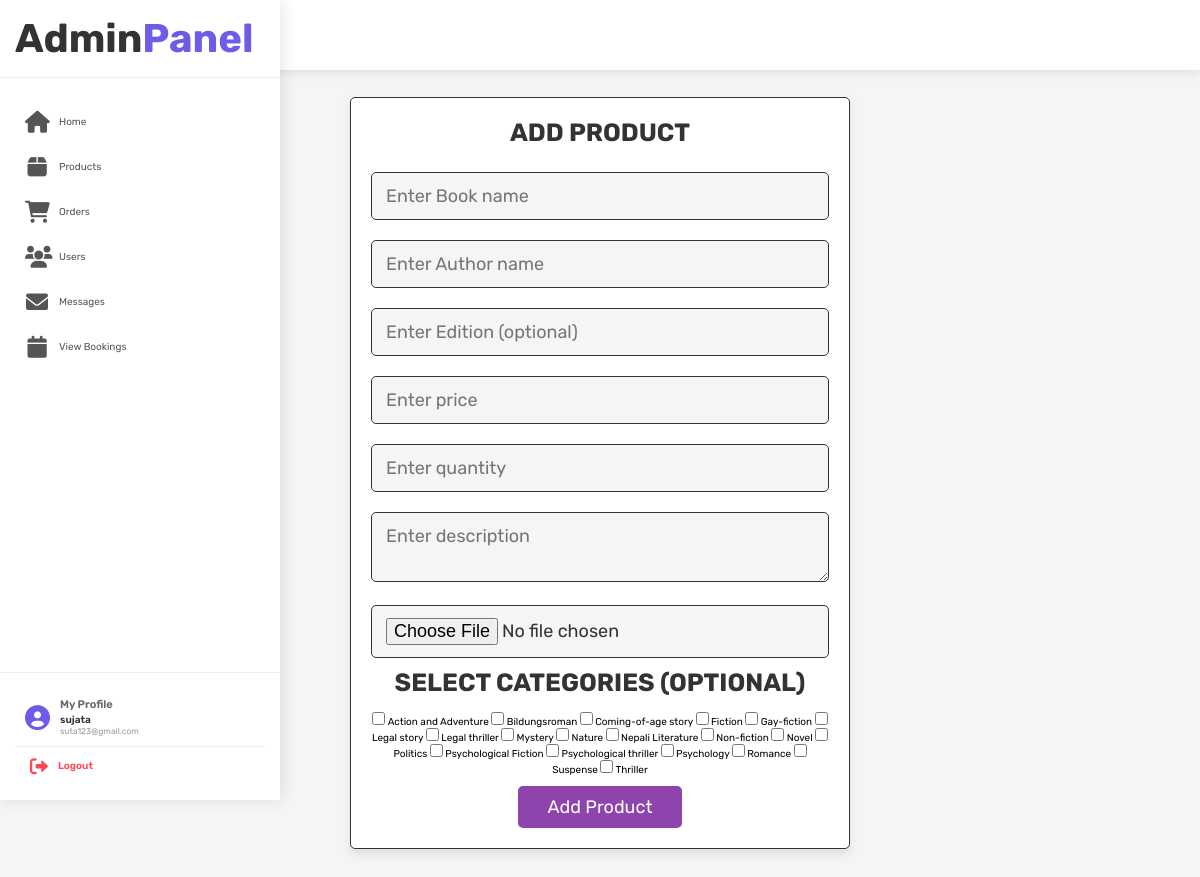
Page /add_product.php (signed in) on the committed database.
### tables this page shows
CREATE TABLE `categories` (
  `id` int(11) NOT NULL,
  `name` varchar(255) NOT NULL
);

### add_product.php (the view, shortened to what this page needs)
<?php
include 'config.php';
$categories = [];
$categories_query = mysqli_query($conn, "SELECT * FROM categories") or die('Query failed');
while ($row = mysqli_fetch_assoc($categories_query)) {
    $categories[] = $row;
}
?>
<!DOCTYPE html>
<html lang="en">
<head>
    <link rel="stylesheet" href="https://cdnjs.cloudflare.com/ajax/libs/font-awesome/6.0.0/css/all.min.css">
    <link rel="stylesheet" href="css/admin_style.css">
</head>
<body>
<?php include 'admin_header.php'; ?>
<section class="add-products">
    <h1 class="title">Add New Product</h1>
    <form action="" method="post" enctype="multipart/form-data">
        <h3>Add Product</h3>
        <input type="text" name="name" class="box" placeholder="Enter Book name" required>
        <input type="text" name="author" class="box" placeholder="Enter Author name" required>
        <input type="text" name="edition" class="box" placeholder="Enter Edition (optional)">
        <input type="number" min="100" name="price" class="box" placeholder="Enter price" required>
        <input type="number" min="1" name="quantity" class="box" placeholder="Enter quantity" required>
        <textarea name="description" class="box" placeholder="Enter description" required></textarea>
        <input type="file" name="image" accept="image/jpg, image/jpeg, image/png" class="box" required>
        <h3>Select Categories (Optional)</h3>
        <?php foreach ($categories as $category): ?>
            <label>
                <input type="checkbox" name="categories[]" value="<?php echo $category['id']; ?>">
                <?php echo $category['name']; ?>
            </label>
        <?php endforeach; ?>
        <br><input type="submit" value="Add Product" name="add_product" class="btn">
    </form>
</section>
</body>
</html>

### css/admin_style.css (style rules this page uses)
:root { --purple:#8e44ad; --red:#c0392b; --orange:#f39c12; --black:#333; --white:#fff; --light-color:#666; --light-white:#ccc; --light-bg:#f5f5f5; --border:.1rem solid var(--black); --box-shadow:0 .5rem 1rem rgba(0,0,0,.1); }
* { font-family: 'Rubik', sans-serif; margin:0; padding:0; box-sizing: border-box; outline: none; border:none; text-decoration: none; transition:all .2s linear; }
html { font-size: 62.5%; overflow-x: hidden; }
body { background-color: var(--light-bg); }
section { padding:3rem 2rem; }
.title { text-align: center; margin-bottom: 2rem; text-transform: uppercase; color:var(--black); font-size: 4rem; }
.btn, .option-btn, .delete-btn, .white-btn { display: inline-block; margin-top: 1rem; padding:1rem 3rem; cursor: pointer; color:var(--white); font-size: 1.8rem; border-radius: .5rem; text-transform: capitalize; }
.white-btn, .btn { background-color: var(--purple); }
.add-products form { background-color: var(--white); border-radius: .5rem; padding:2rem; text-align: center; box-shadow: var(--box-shadow); border:var(--border); max-width: 50rem; margin:0 auto; }
.add-products form h3 { font-size: 2.5rem; text-transform: uppercase; color:var(--black); margin-bottom: 1.5rem; }
.add-products form .box { width: 100%; background-color: var(--light-bg); border-radius: .5rem; margin:1rem 0; padding:1.2rem 1.4rem; color:var(--black); font-size: 1.8rem; border:var(--border); }

### admin_header.php (style rules this page uses)
body { margin: 0; padding: 0; font-family: 'Poppins', sans-serif; transition: all 0.3s ease; min-height: 100vh; position: relative; }

### rows in the picture
categories: name "Action and Adventure"
categories: name "Bildungsroman"
categories: name "Coming-of-age story"
categories: name "Fiction"
categories: name "Gay-fiction"
categories: name "Legal story"
categories: name "Legal thriller"
categories: name "Mystery"
categories: name "Nature"
categories: name "Nepali Literature"
categories: name "Non-fiction"
categories: name "Novel"
categories: name "Politics"
categories: name "Psychological Fiction"
categories: name "Psychological thriller"
categories: name "Psychology"
categories: name "Romance"
categories: name "Suspense"
categories: name "Thriller"

### other values in the picture
$_SESSION['admin_name'] "sujata"
$_SESSION['admin_email'] "suta123@gmail.com"
